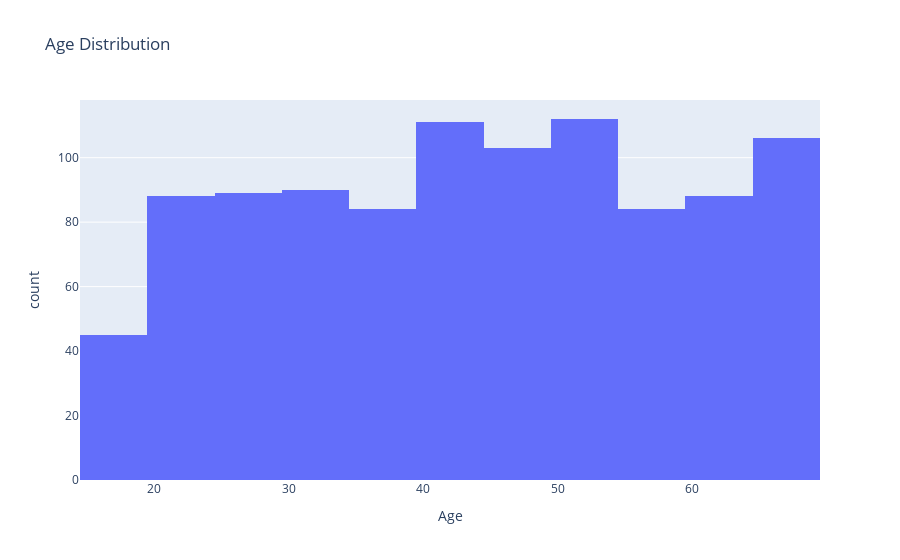

The code cell stored with this chart in its notebook:
### Code cell
fig = px.histogram(df, x="Age", nbins=20, title="Age Distribution")
fig.show()

### Figure 1 — Plotly figure (JSON) as saved in the notebook; plotly's stock layout.template omitted (floating-point values rounded to 4 significant figures; data arrays with more than 128 entries replaced by an {"elided": "..."} marker saying what was removed)
{"data": [{"bingroup": "x", "hovertemplate": "Age=%{x}<br>count=%{y}<extra></extra>", "legendgroup": "", "marker": {"color": "#636efa", "pattern": {"shape": ""}}, "name": "", "nbinsx": 20, "orientation": "v", "showlegend": false, "type": "histogram", "x": {"elided": "1000 int values"}, "xaxis": "x", "yaxis": "y"}], "layout": {"barmode": "relative", "legend": {"tracegroupgap": 0}, "title": {"text": "Age Distribution"}, "xaxis": {"anchor": "y", "domain": [0, 1], "title": {"text": "Age"}}, "yaxis": {"anchor": "x", "domain": [0, 1], "title": {"text": "count"}}}}
